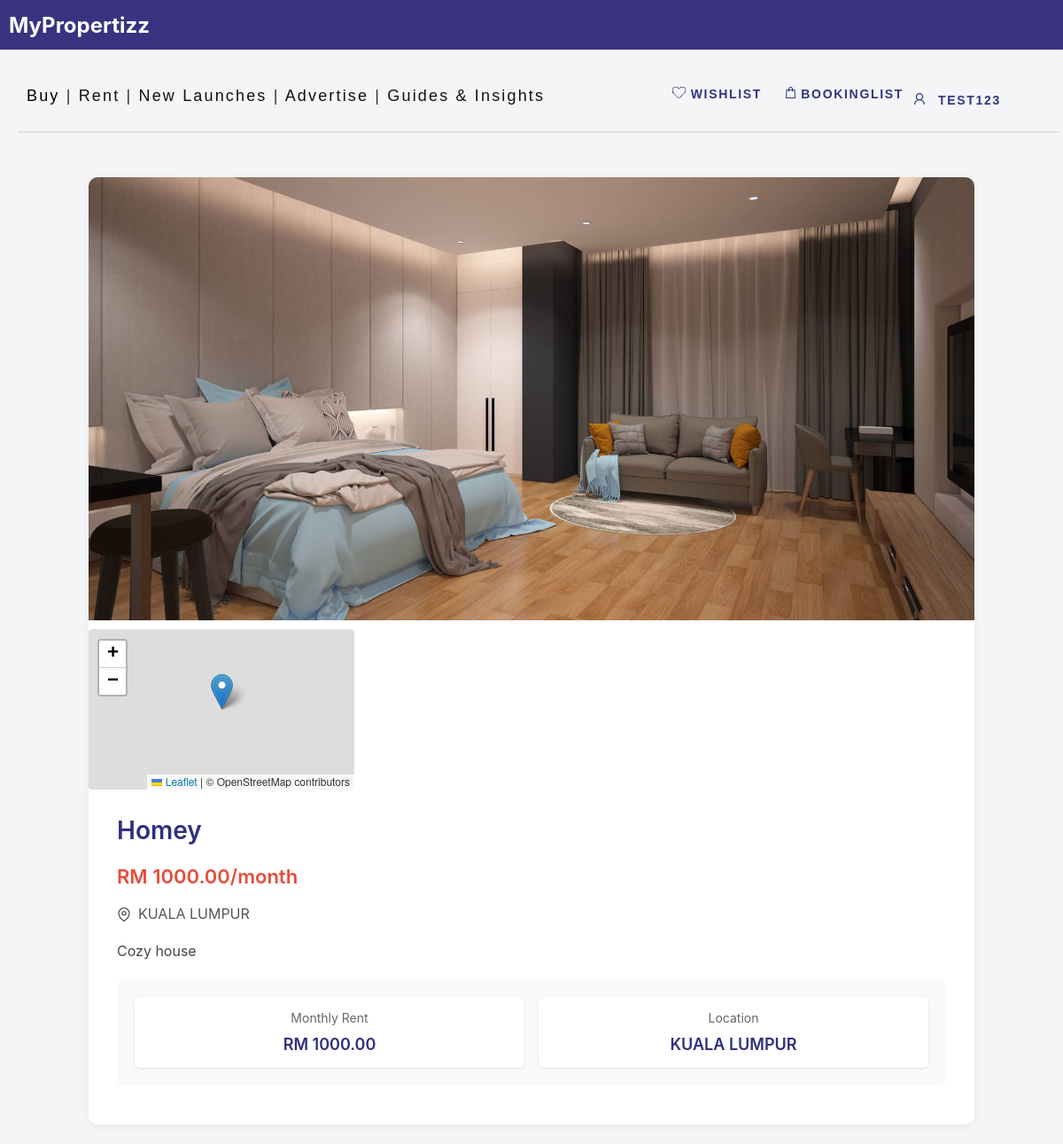
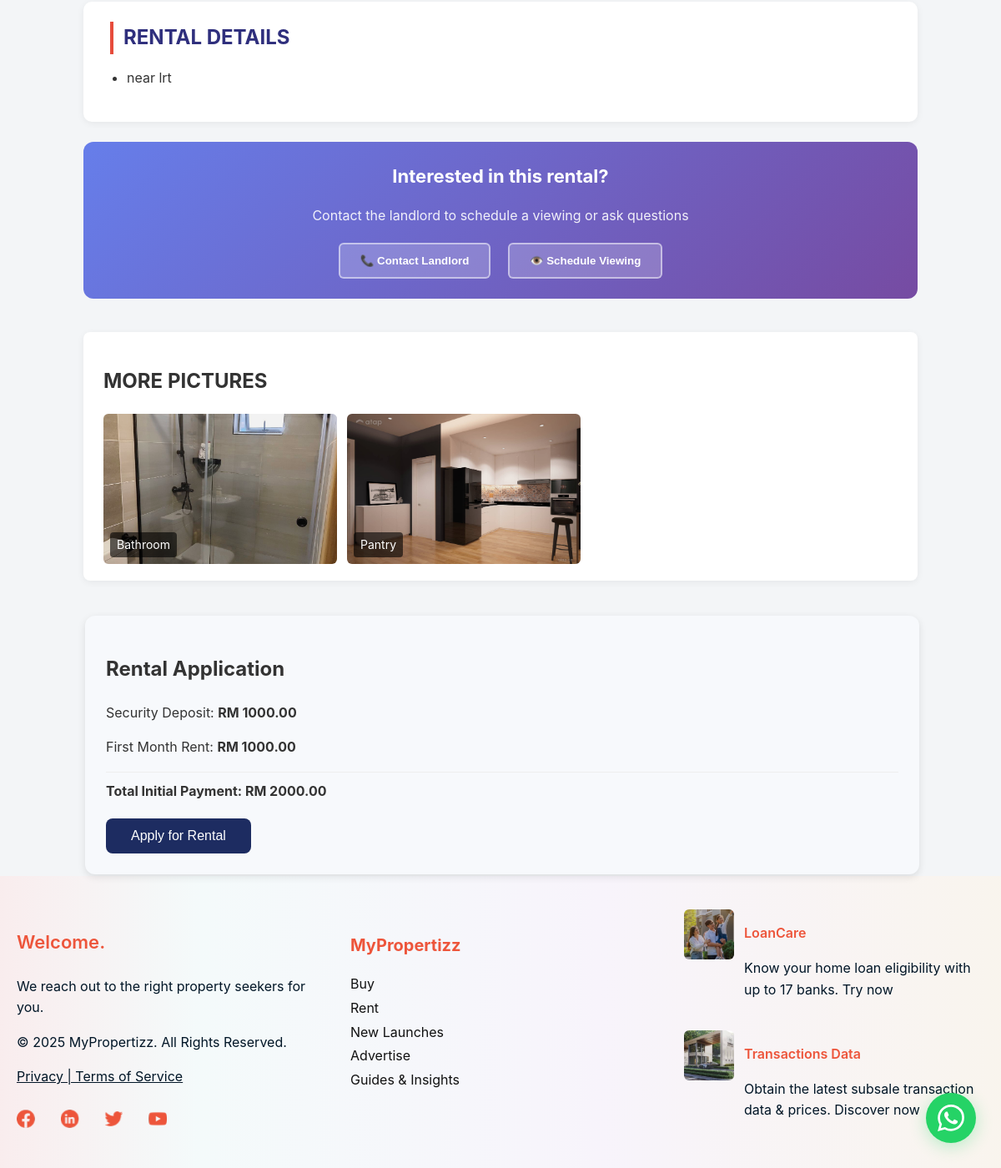
/rent/property/22/ (signed in), run on the app's committed database (2 pictures, top to bottom).
### proplistpage/models.py (models this page shows, shortened)
class Property(models.Model):
    LOCATION_CHOICES = [
        ('KUALA LUMPUR', 'Kuala Lumpur'),
        ('SELANGOR', 'Selangor'),
        ('PENANG', 'Penang'),
        ('OTHERS', 'Others'),
    ]
    PROPERTY_TYPE_CHOICES = [
        ('sale', 'For Sale'),
        ('rent', 'For Rent'),
    ]
    user = models.ForeignKey(User, on_delete=models.CASCADE)  # 🔥 Add this line
    title = models.CharField(max_length=100)
    location = models.CharField(max_length=100, choices=LOCATION_CHOICES)
    price = models.DecimalField(max_digits=10, decimal_places=2)
    description = models.TextField()
    address = models.CharField(max_length=200, blank=True)
    detail = models.TextField(blank=True)
    image = models.ImageField(upload_to='property_images/')
    type = models.CharField(max_length=10, choices=PROPERTY_TYPE_CHOICES, default='sale')
    is_booked = models.BooleanField(default=False)
    created_at = models.DateTimeField(auto_now_add=True)

class PropertyImage(models.Model):
    property = models.ForeignKey(Property, related_name='extra_images', on_delete=models.CASCADE)
    image    = models.ImageField(upload_to='property_images/details/')
    caption  = models.CharField(max_length=100, blank=True)
    created_at = models.DateTimeField(auto_now_add=True)

### rentlistpage/views.py (the view)
# urls.py: path('property/<int:property_id>/', views.rent_detail, name='rent-detail'),
def rent_detail(request, property_id):
    property_obj = get_object_or_404(Property, id=property_id, type="rent")
    context = {
        'property': property_obj,
    }
    return render(request, 'rent_detail.html', context)

### rentlistpage/templates/rent_detail.html (shortened to what this page needs)
{% load static %}
<!DOCTYPE html>
<html lang="en">
<head>
  <link rel="stylesheet" href="{% static 'css/style.css' %}">
  <link rel="stylesheet" href="{% static 'main/style.css' %}">
  <link rel="stylesheet" href="{% static 'loan_calculator/style.css' %}">
  <link rel="stylesheet" href="{% static 'css/whatsapp.css' %}">
<link rel="stylesheet" href="https://cdnjs.cloudflare.com/ajax/libs/leaflet/1.9.4/leaflet.css" />
</head>
<body>
 {% include 'header.html' %}
  <div class="detail-container">
<div class="detail-top-card">
  <div class="top-image-wrapper">
    {% if property.image %}
      <img src="{{ property.image.url }}" alt="{{ property.title }}" class="main-image">
    {% else %}
      <div style="width:100%; height:450px; background:#ddd; display:flex; align-items:center; justify-content:center; color:#666;">
        No Image Available
      </div>
    {% endif %}
    <div class="map-container">
      <div id="propertyMap"></div>
    </div>
  </div>
      <div class="top-info">
        <h1>{{ property.title }}</h1>
        <p class="price">RM {{ property.price|floatformat:2 }}/month</p>
        <div class="location">
          <svg width="16" height="16" viewBox="0 0 24 24" fill="none" stroke="currentColor" stroke-width="2">
            <path d="M21 10c0 7-9 13-9 13s-9-6-9-13a9 9 0 0 1 18 0z"></path>
            <circle cx="12" cy="10" r="3"></circle>
          </svg>
          <span>{{ property.location }}</span>
        </div>
        <p class="short-desc">{{ property.description }}</p>
        <div class="rental-highlights">
          <div class="highlight-item">
            <div class="label">Monthly Rent</div>
            <div class="value">RM {{ property.price|floatformat:2 }}</div>
          </div>
          <div class="highlight-item">
            <div class="label">Location</div>
            <div class="value">{{ property.location }}</div>
          </div>
        </div>
      </div>
    </div>
    <div class="detail-info-card">
      <h2>RENTAL DETAILS</h2>
      {% if property.detail %}
        <ul class="detail-list">
          {% for line in property.detail.splitlines %}
            {% if line %}
              <li>{{ line }}</li>
            {% endif %}
          {% endfor %}
        </ul>
      {% else %}
        <p style="color:#777;">No detailed information available.</p>
      {% endif %}
    </div>
    <div class="contact-landlord-card">
      <h3>Interested in this rental?</h3>
      <p>Contact the landlord to schedule a viewing or ask questions</p>
      <button class="contact-btn" onclick="contactLandlord()">📞 Contact Landlord</button>
      <button class="contact-btn" onclick="scheduleViewing()">👁️ Schedule Viewing</button>
    </div>
    <div class="detail-gallery-card">
      <h2>MORE PICTURES</h2>
      <div class="detail-gallery">
        {% for img in property.extra_images.all %}
          <div class="gallery-item">
            <img src="{{ img.image.url }}" alt="{{ img.caption }}">
            {% if img.caption %}
              <div class="caption">{{ img.caption }}</div>
            {% endif %}
          </div>
        {% empty %}
          <p style="color:#777;">No additional pictures available.</p>
        {% endfor %}
      </div>
    </div>
    <div class="container1 rent-container">
      <div class="card">
        <h2>Rental Application</h2>
        <p>Security Deposit: <strong>RM {{ property.price|floatformat:2 }}</strong></p>
        <p>First Month Rent: <strong>RM {{ property.price|floatformat:2 }}</strong></p>
        <p style="border-top: 1px solid #eee; padding-top: 10px; margin-top: 15px;">
          <strong>Total Initial Payment: RM {{ property.price|add:property.price|floatformat:2 }}</strong>
        </p>
        <button id="proceedBtn" class="button-reset">Apply for Rental</button>
      </div>
    </div>
    <a href="https://chat.whatsapp.com/FcEXEgY7TSTKzVll3Rjk3L"
       class="whatsapp-float"
       target="_blank"
       rel="noopener noreferrer">
    </a>
  </div>
{% include 'footer.html' %}
</body>
</html>

### main/templates/header.html (shortened to what this page needs)
{% load static %}
<link rel="stylesheet" href="{% static 'css/saved_property.css' %}">
<div class="frame-229">
  <div class="rectangle-645">
    <span style="color: white; font-size: 24px; font-weight: bold; margin: 10px; position: absolute;">MyPropertizz</span>
</div>
  <a href="{% url 'booking_list' %}" style="text-decoration:none">
    <div class="bookinglist">
      <img src="{% static 'images/vector1.svg' %}" alt="Booking Icon" />
      BookingList
    </div>
  </a>
  <div class="account">
    <img src="{% static 'images/vector2.svg' %}" alt="Account Icon" />
    {% if user.is_authenticated %}
      <div class="dropdown">
        <button class="dropbtn" onclick="toggleDropdown(event)">{{ user.username }}</button>
      </div>
    {% else %}
      <a href="{% url 'login' %}" style="margin-top:3px; display:inline-block;padding:6px 10px 15px 10px;">Account</a>
    {% endif %}
  </div>
  <a href="{% url 'saved_properties' %}" style="text-decoration:none">
    <div class="wishlist">
      <img src="{% static 'images/vector3.svg' %}" alt="Wishlist Icon" />
      Wishlist
    </div>
  </a>
  <div class="rectangle-7"></div>
  <div class="buy-rent-new-launches-transations-advertise-guies-insights-events">
    <span>
      <a href="{% url 'proplistpage:property-list' %}" style="text-decoration:none; color:#000000;">Buy</a>
      |
      <a href="{% url 'rentlistpage:rent-list' %}" style="text-decoration:none; color: #111111;">Rent</a>
      |
      <a href="{% url 'proplistpage:new-launches' %}" style="text-decoration:none; color: #111111;">New Launches</a>
      |
      <a href="{% url 'proplistpage:advertise' %}" style="text-decoration:none; color: #111111;">Advertise</a>
      |
      <a href="{% url 'proplistpage:guides-insights' %}" style="text-decoration:none; color: #111111;">Guides & Insights</a>
    </span>
  </div>
</div>

### proplistpage/static/css/style.css (style rules this page uses)
body { margin: 0; padding: 0; overflow-x: hidden; }
.frame-229 { width: 100%; height: 235px; position: absolute; left: 0px; top: 0px; }
.rectangle-645 { background: #393280; width: 100%; height: 56px; position: absolute; }
.rectangle-7 { background: #e0e0e0; width: 98%; height: 2px; position: absolute; left: 20px; top: 130px; transform-origin: 0 0; transform: rotate(0deg) scale(1, -1); }
.account { color: #393280; text-align: left; font-family: "Inter-SemiBold", sans-serif; font-size: 14px; letter-spacing: 0.12em; font-weight: 600; text-transform: uppercase; position: absolute; right: 20px; padding-top:12px; top: 85px; }
.dropdown { position: relative; display: inline-block; }
.dropbtn { background-color: transparent; border: none; cursor: pointer; color: #393280; text-align: left; font-family: "Inter-SemiBold", sans-serif; font-size: 14px; letter-spacing: 0.12em; font-weight: 600; text-transform: uppercase; padding: 10px 10px 10px 10px; }
.wishlist { color: #393280; text-align: left; font-family: "Inter-SemiBold", sans-serif; font-size: 14px; letter-spacing: 0.12em; font-weight: 600; text-transform: uppercase; position: absolute; right: 300px; top: 85px; padding: 20px 10px 20px 10px; cursor: pointer; }
.buy-rent-new-launches-transations-advertise-guies-insights-events { text-align: left; font-family: "-", sans-serif; font-size: 18px; letter-spacing: 0.12em; font-weight: 400; position: relative; top: 90px; left: 30px; }
.account { color: #393280; text-align: left; font-family: "Inter-SemiBold", sans-serif; font-size: 14px; letter-spacing: 0.12em; font-weight: 600; text-transform: uppercase; position: absolute; padding: 10px 10px 30000px 10px; z-index: 100; right: 20px; top: 100px; cursor: pointer; }
.wishlist { color: #393280; text-align: left; font-family: "Inter-SemiBold", sans-serif; font-size: 14px; letter-spacing: 0.12em; font-weight: 600; text-transform: uppercase; position: absolute; right: 300px; top: 109px; padding: 10px 10px 10px 10px; cursor: pointer; }
.rectangle-7 { background: #e0e0e0; width: 98%; height: 2px; position: absolute; left: 20px; top: 180px; transform-origin: 0 0; transform: rotate(0deg) scale(1, -1); }
.buy-rent-new-launches-transations-advertise-guies-insights-events { text-align: left; font-family: "-", sans-serif; font-size: 18px; letter-spacing: 0.12em; font-weight: 400; position: relative; top: 94px; left: 30px; }
.map-container { width: 30%; height: 180px; margin-top: 10px; border-top: 1px solid #e0e0e0; border-radius: 4px; overflow: hidden; }
#propertyMap { width: 100%; height: 100%; }

### main/static/main/style.css (style rules this page uses)
body { font-family: 'Segoe UI', Tahoma, Geneva, Verdana, sans-serif; background-color: #f4f7f9; margin: 0; padding: 0; }
.frame-229 { width: 100%; height: 235px; position: absolute; left: 0px; top: 0px; }
.rectangle-645 { background: #393280; width: 100%; height: 56px; position: absolute; }
.rectangle-7 { background: #e0e0e0; width: 98%; height: 2px; position: absolute; left: 20px; top: 150px; transform-origin: 0 0; transform: rotate(0deg) scale(1, -1); }
.account { color: #393280; text-align: left; font-family: "Inter-SemiBold", sans-serif; font-size: 14px; letter-spacing: 0.12em; font-weight: 600; text-transform: uppercase; position: absolute; right: 50px; top: 85px; padding: 10px 10px 10px 10px; z-index: 100; }
.dropdown { position: relative; display: inline-block; }
.dropbtn { background-color: transparent; border: none; cursor: pointer; color: #393280; text-align: left; font-family: "Inter-SemiBold", sans-serif; font-size: 14px; letter-spacing: 0.12em; font-weight: 600; text-transform: uppercase; padding: 10px 10px 10px 10px; }
.wishlist { color: #393280; text-align: left; font-family: "Inter-SemiBold", sans-serif; font-size: 14px; letter-spacing: 0.12em; font-weight: 600; text-transform: uppercase; position: absolute; right: 330px; top: 85px; padding: 10px 10px 30px 10px; cursor: pointer; }
.bookinglist { color: #393280; text-align: left; font-family: "Inter-SemiBold", sans-serif; font-size: 14px; letter-spacing: 0.12em; font-weight: 600; text-transform: uppercase; position: absolute; right: 170px; top: 85px; padding: 10px 10px 30px 10px; cursor: pointer; }

### data on the page
Property: image (picture), title "Homey", price "1000.00", location "KUALA LUMPUR", description "Cozy house", splitlines "near lrt", price|add "2000.00"
PropertyImage: image (picture), caption "Bathroom"
PropertyImage: image (picture), caption "Pantry"

### other printed values
{{ user.username }} "TEST123"
